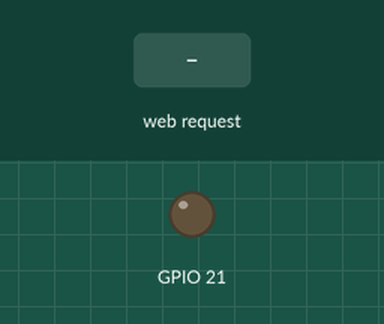
A sketch run on a simulated ESP32. On the bench: output pins drawn as LEDs (lit = HIGH). The inputs (shaded band) are chosen by the test bench. WiFi joins after 1.5 s; servers stay silent unless stated; what the sketch prints to the serial monitor is not drawn.

Above: at 2.7 s.
2.8 s: HTTP request GET /pwm/value received
At 3.1 s:
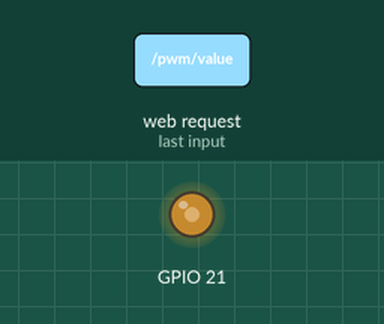
Timing chart, 0 to 5.8 s (numbered marks = the images above; inputs shaded):
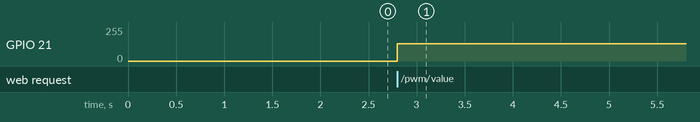

The sketch:

pwm.ino
```cpp
#include <WiFi.h>
#include <WebServer.h>

const char* ssid = "";
const char* password = "";

const int pinPot = 33;
const int freq = 5000;
float volt = 0.0;
int pot = 0;

WebServer server(80);

void handlePWMValue() {
  pot = analogRead(pinPot);
  volt = (pot * 3.3) / 4095;
  Serial.print("POT value: ");
  Serial.print(pot);
  Serial.print(" | Voltage: ");
  Serial.println(volt);

  ledcWrite(21, pot);

  server.sendHeader("Access-Control-Allow-Origin", "*");
  server.sendHeader("Access-Control-Allow-Methods", "GET, POST, OPTIONS");
  server.sendHeader("Access-Control-Allow-Headers", "Content-Type");

  String response = String(volt, 2);
  server.send(200, "text/plain", response);
}

void handleNotFound() {
  String message = "File Not Found\n\nURI: ";
  message += server.uri();
  server.sendHeader("Access-Control-Allow-Origin", "*");
  server.sendHeader("Access-Control-Allow-Methods", "GET, POST, OPTIONS");
  server.sendHeader("Access-Control-Allow-Headers", "Content-Type");
  server.send(404, "text/plain", message);
}

void setup() {
  Serial.begin(115200);
  ledcAttach(21, freq, 12);

  Serial.print("Conectao a");
  Serial.println(ssid);
  WiFi.begin(ssid, password);
  while (WiFi.status() != WL_CONNECTED) {
    delay(500);
    Serial.print(".");
  }
  Serial.println("\nWiFi conectao.");
  Serial.print("IP: ");
  Serial.println(WiFi.localIP());

  server.on("/pwm/value", HTTP_GET, handlePWMValue);
  server.onNotFound(handleNotFound);

  server.begin();
  Serial.println("HTTP iniciado.");
}

void loop() {
  server.handleClient();
}
```

Measured:
- after the input at 2.8 s, GPIO 21: 0/255 → 128/255 at once
